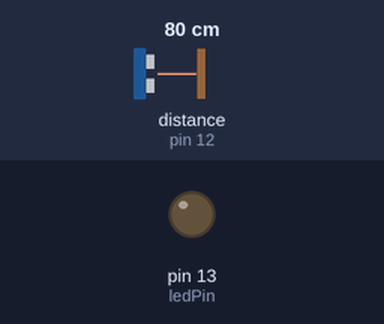
Bench run of a sketch on a simulated Arduino Uno, built with avr-gcc and run on an emulated ATmega328P. On the bench: output pins drawn as LEDs (lit = HIGH). Wiring (inferred from the names in the program): ultrasonic range finder: trigger pin 8; echo pin 12. Inputs (shaded band) come from the test bench; at power-on: distance to the obstacle (sensor on pin 12) 80 cm. The echo pulse lasts 58.3 µs per cm; pins used as bus, display or sensor lines are not drawn.

Above: at 1.2 s.
1.3 s: distance to the obstacle (sensor on pin 12) set to 26 cm
2.8 s: distance to the obstacle (sensor on pin 12) set to 22 cm
At 3.9 s:
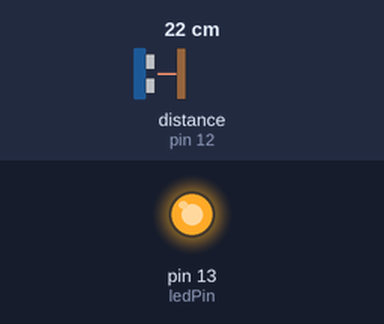
5.8 s: distance to the obstacle (sensor on pin 12) set to 35 cm
At 8.5 s:
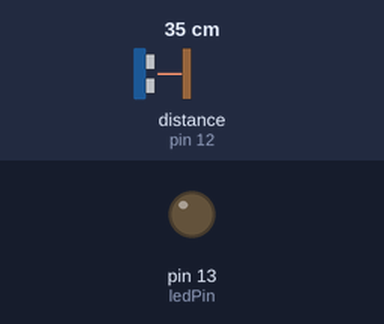
Timing chart, 0 to 10.0 s (numbered marks = the images above; inputs shaded):
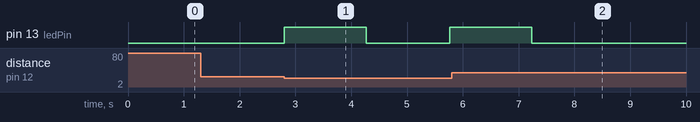

The sketch:

test_sanitizer_v2_basic.ino
```cpp
int ledPin= 13, pot1Pin=A0, pot2Pin=A2,trigPin=8, echoPin=12;  //Connect LEd pin to 13
int long duration=0;
float distance=0.0; //to measure the distance and time taken
int val_1=0,val_2=0;
int time_val =0;
float dist_val=0.0;

void setup()
{
 pinMode(trigPin, OUTPUT);
 pinMode(echoPin, INPUT);
 pinMode(ledPin, OUTPUT);
}

void loop()
{

// No false triggers
digitalWrite(trigPin, LOW);
delayMicroseconds(10);

// Read pots
val_2 = 500; // Preset time value
val_1 = 400; // Preset distance value

// convert val_2 to time
time_val = map(val_2,0,1023,0,3000);

// convert val_1 to distance
dist_val = map(val_1,0,1023, 150,350);

// Initialize sensor
digitalWrite(trigPin, HIGH);
delayMicroseconds(10);
digitalWrite(trigPin, LOW);

//calculate distance
duration = pulseIn(echoPin, HIGH);
distance = 0.172*duration; // distance calculate in millimeters

if (distance <= dist_val)
{
 digitalWrite(ledPin,HIGH);
 delay(time_val);                       // wait for 'time_val no.' of seconds
 digitalWrite(ledPin,LOW);
 delay(1500);
}

else
{
  digitalWrite(ledPin, LOW);   // turn the LED off
}
}
```

Measured:
- the behaviour switches between 24 and 23 cm on distance to the obstacle (sensor on pin 12) (found by bisection; images 0 and 1)
- after the input at 1.3 s, every drawn part: stays the same
- after the input at 2.8 s, pin 13 (ledPin): LOW → HIGH at once, → LOW 1.5 s later, → HIGH 1.5 s later
- after the input at 5.8 s, pin 13 (ledPin): goes on until 7.2 s, then stays LOW
